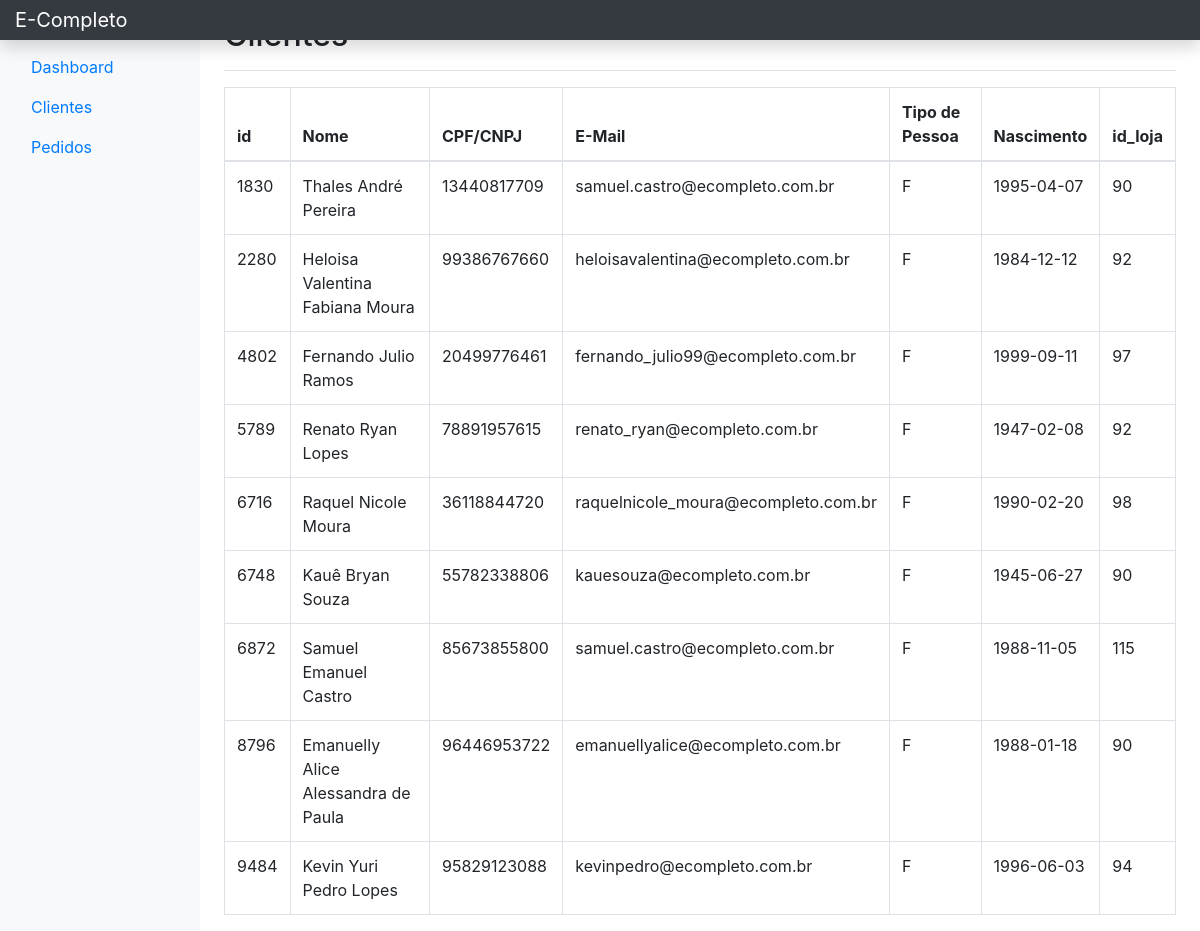
Page /index.php/clientes on the committed database.
### tables this page shows
CREATE TABLE `clientes` (
  `id` bigint(20) UNSIGNED NOT NULL,
  `nome` text DEFAULT NULL,
  `cpf_cnpj` varchar(50) DEFAULT NULL,
  `email` text DEFAULT NULL,
  `tipo_pessoa` text DEFAULT NULL,
  `data_nasc` date DEFAULT NULL,
  `id_loja` int(11) DEFAULT NULL
);

### application/controllers/Clientes.php (called while the page is built, shortened)
<?php
class Clientes extends CI_Controller {
	public function index()
	{
		$this->load->model("clientes_model");
		$data["clientes"] = $this->clientes_model->index();
		$data["title"] = "Registros - Clientes";
		$this->load->view('templates/header', $data);
		$this->load->view('templates/nav-top', $data);
		$this->load->view('pages/clientes', $data);
		$this->load->view('templates/footer', $data);
		$this->load->view('templates/js', $data);
	}
}

### index.php (called while the page is built, shortened)
<?php
require_once BASEPATH.'core/CodeIgniter.php';

### application/models/clientes_model.php (called while the page is built)
<?php
class Clientes_model extends CI_Model
{
    public function index()
    {
        return $this->db->get("clientes")->result_array();
    }
}

### application/views/pages/clientes.php (the view)
<main role="main" class="col-md-9 ml-sm-auto col-lg-10 px-4">
	<div class="d-flex justify-content-between flex-wrap flex-md-nowrap align-items-center pt-3 pb-2 mb-3 border-bottom">
		<h2 class="h2">Clientes</h2>
	</div>
	<div class="table-responsive">
		<table class="table table-bordered table-hover">
			<thead>
				<tr>
					<th>id</th>
					<th>Nome</th>
					<th>CPF/CNPJ</th>
					<th>E-Mail</th>
					<th>Tipo de Pessoa</th>
					<th>Nascimento</th>
					<th>id_loja</th>
				</tr>
			</thead>
			<tbody>
				<?php foreach($clientes as $cliente) : ?>
					<tr>
						<td><?= $cliente['id']?></td>
						<td><?= $cliente['nome']?></td>
						<td><?= $cliente['cpf_cnpj']?></td>
						<td><?= $cliente['email']?></td>
						<td><?= $cliente['tipo_pessoa']?></td>
						<td><?= $cliente['data_nasc']?></td>
						<td><?= $cliente['id_loja']?></td>
					</tr>
				<?php endforeach;?>
			</tbody>
		</table>
	</div>
</main>

### rows in the picture
clientes: id "1830", nome "Thales André Pereira", cpf_cnpj "13440817709", email "samuel.castro@ecompleto.com.br", tipo_pessoa "F", data_nasc "1995-04-07", id_loja "90"
clientes: id "2280", nome "Heloisa Valentina Fabiana Moura", cpf_cnpj "99386767660", email "heloisavalentina@ecompleto.com.br", tipo_pessoa "F", data_nasc "1984-12-12", id_loja "92"
clientes: id "4802", nome "Fernando Julio Ramos", cpf_cnpj "20499776461", email "fernando_julio99@ecompleto.com.br", tipo_pessoa "F", data_nasc "1999-09-11", id_loja "97"
clientes: id "5789", nome "Renato Ryan Lopes", cpf_cnpj "78891957615", email "renato_ryan@ecompleto.com.br", tipo_pessoa "F", data_nasc "1947-02-08", id_loja "92"
clientes: id "6716", nome "Raquel Nicole Moura", cpf_cnpj "36118844720", email "raquelnicole_moura@ecompleto.com.br", tipo_pessoa "F", data_nasc "1990-02-20", id_loja "98"
clientes: id "6748", nome "Kauê Bryan Souza", cpf_cnpj "55782338806", email "kauesouza@ecompleto.com.br", tipo_pessoa "F", data_nasc "1945-06-27", id_loja "90"
clientes: id "6872", nome "Samuel Emanuel Castro", cpf_cnpj "85673855800", email "samuel.castro@ecompleto.com.br", tipo_pessoa "F", data_nasc "1988-11-05", id_loja "115"
clientes: id "8796", nome "Emanuelly Alice Alessandra de Paula", cpf_cnpj "96446953722", email "emanuellyalice@ecompleto.com.br", tipo_pessoa "F", data_nasc "1988-01-18", id_loja "90"
clientes: id "9484", nome "Kevin Yuri Pedro Lopes", cpf_cnpj "95829123088", email "kevinpedro@ecompleto.com.br", tipo_pessoa "F", data_nasc "1996-06-03", id_loja "94"
